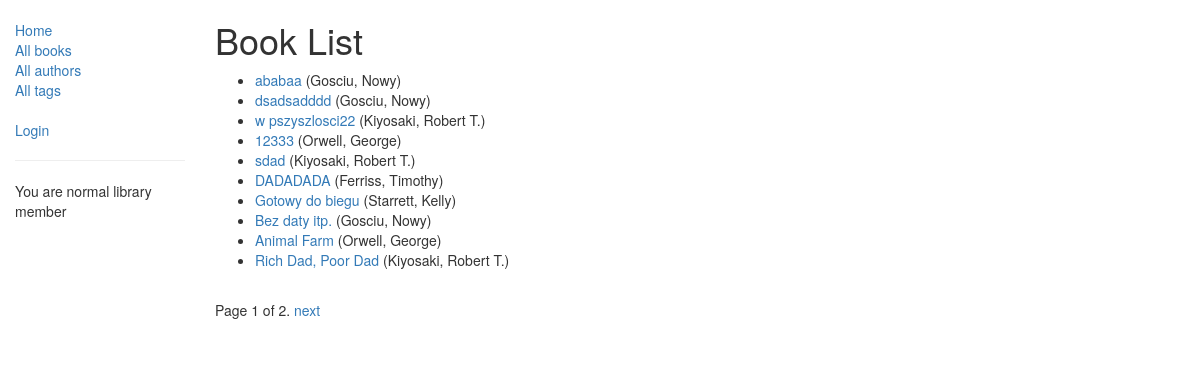
/libraryapp/books/, run on an earlier commit of the app's database.
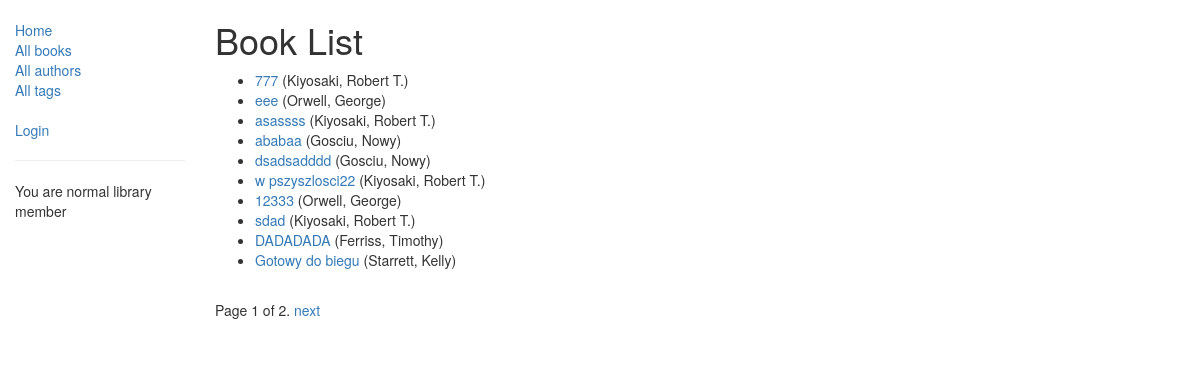
And on a later commit of the database.
### libraryapp/models.py (models this page shows, shortened)
class Book(models.Model):
    title = models.CharField(max_length=200)
    author = models.ForeignKey('Author', on_delete=models.SET_NULL, null=True)
    summary = models.TextField(max_length=1000, help_text='Enter a brief description of the book', blank=True)
    tag = models.ManyToManyField(Tag, help_text='Select a tags for this book', blank=True)
    genre = models.ForeignKey('Genre', on_delete=models.SET_NULL, null=True, blank=True)
    language = models.ForeignKey('Language', on_delete=models.SET_NULL, null=True, blank=True)
    formats = (
    	('p', 'Paperback'),
    	('e', 'Ebook'),
    	('a', 'Audiobook'),
    	)
    book_format = models.CharField(max_length=1, choices=formats, blank=True, default='p', help_text='Book format')
    read_date = models.DateField(help_text='Enter a read date in the past', null=True, blank=True)
    class Meta:
        ordering = ['-id']
    def get_absolute_url(self):
        return reverse('book-detail', args=[str(self.id)])

class Author(models.Model):
    first_name = models.CharField(max_length=100)
    last_name = models.CharField(max_length=100)
    class Meta:
        ordering = ["last_name","first_name"]
    def __str__(self):
        return '{0}, {1}'.format(self.last_name,self.first_name)

### libraryapp/views.py (the view)
# urls.py: path('books/', views.BookListView.as_view(), name='books'),
class BookListView(generic.ListView):
    model = Book
    paginate_by = 10

### libraryapp/templates/libraryapp/book_list.html (shortened to what this page needs)
{% extends "base_generic.html" %}
{% block content %}
    <h1>Book List</h1>
    {% if book_list %}
    <ul>
      {% for book in book_list %}
      <li>
        <a href="{{ book.get_absolute_url }}">{{ book.title }}</a> ({{book.author}})
      </li>
      {% endfor %}
    </ul>
    {% else %}
      <p>There are no books in the library.</p>
    {% endif %}
{% endblock %}

### libraryapp/templates/base_generic.html (shortened to what this page needs)
<!DOCTYPE html>
{% load staticfiles %}
<html lang="en">
<head>
  <link rel="stylesheet" href="https://maxcdn.bootstrapcdn.com/bootstrap/3.3.7/css/bootstrap.min.css">
  {% load static %}
  <link rel="stylesheet" href="{% static 'css/styles.css' %}">
</head>
<body>
{% if not view.is_popup %}
  <div class="container-fluid">
    <div class="row">
      <div class="col-sm-2">
      {% block sidebar %}
      <ul class="sidebar-nav">
          <li><a href="{% url 'index' %}">Home</a></li>
          <li><a href="{% url 'books' %}">All books</a></li>
          <li><a href="{% url 'authors' %}">All authors</a></li>
          <li><a href="{% url 'tags' %}">All tags</a></li>
           {% if user.is_authenticated %}
             <li>User: {{ user.get_username }}</li>
             <li><a href="{% url 'favbooks' %}">My Favourites</a></li>
             <li><a href="{% url 'logout'%}?next={{request.path}}">Logout</a></li>
           {% else %}
             <li><a href="{% url 'login'%}?next={{request.path}}">Login</a></li>
           {% endif %}
      </ul>
      {% if user.is_staff %}
        <hr />
        <ul class="sidebar-nav">
        <li>You are staff member</li>
        {% if perms.libraryapp.can_view_all_favourites %}
          <li><a href="{% url 'author_form' %}">Create new author</a></li>
          <li><a href="{% url 'book_form' %}">Create new book</a></li>
          <li><a href="{% url 'all-favbooks' %}">All favourites</a></li>
          <li><a href="{% url 'tag_form' %}">Create new tag</a></li>
        {% endif %}
        </ul>
      {% else %}
        <hr />
        <ul class="sidebar-nav">
        <li>You are normal library member</li>
      {% endif %}
     {% endblock %}
      </div>
      <div class="col-sm-10 ">
{% endif %}
      {% block content %}{% endblock %}
      {% block pagination %}
        {% if is_paginated %}
            <div class="pagination">
                <span class="page-links">
                    <span class="page-current">
                        Page {{ page_obj.number }} of {{ page_obj.paginator.num_pages }}.
                    </span>
                    {% if page_obj.has_next %}
                        <a href="{{ request.path }}?page={{ page_obj.next_page_number }}">next</a>
                    {% endif %}
                </span>
            </div>
        {% endif %}
      {% endblock %}
      </div>
    </div>
  </div>
</body>
</html>

### libraryapp/static/css/styles.css (style rules this page uses)
.sidebar-nav { margin-top: 20px; padding: 0; list-style: none; }

What changed in the data, as far as the page shows it:
no longer on this page (row unchanged): Book: title "Bez daty itp.", author "Gosciu, Nowy"
no longer on this page (row unchanged): Book: title "Animal Farm", author "Orwell, George"
no longer on this page (row unchanged): Book: title "Rich Dad, Poor Dad", author "Kiyosaki, Robert T."
added Book: title "777", author "Kiyosaki, Robert T."
added Book: title "eee", author "Orwell, George"
added Book: title "asassss", author "Kiyosaki, Robert T."
